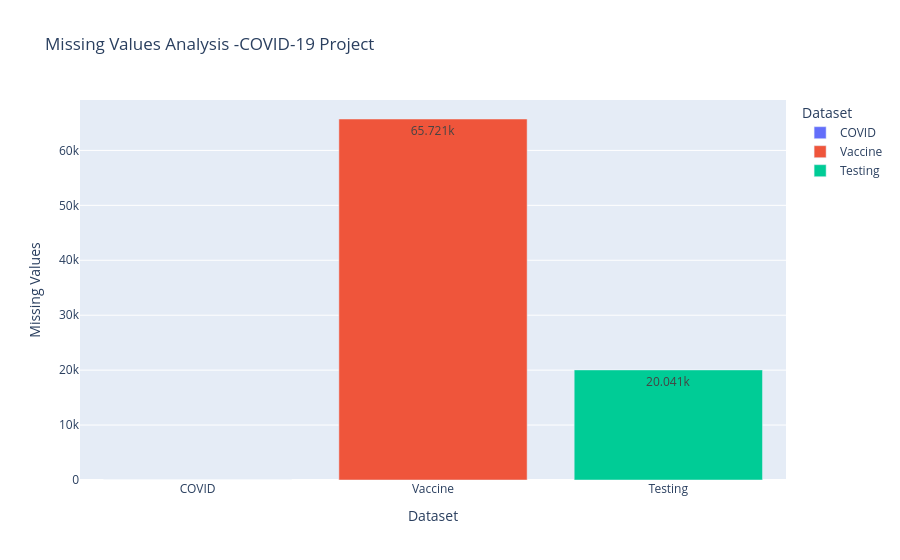

Notebook source saved alongside this figure:
### Code cell
#Missing Values Visualization

missing_data = pd.DataFrame({
    "Dataset": ["COVID", "Vaccine", "Testing"],
    "Missing Values": [
        covid.isnull().sum().sum(),
        vaccine.isnull().sum().sum(),
        testing.isnull().sum().sum()
    ]
})

fig = px.bar(
    missing_data,
    x="Dataset",
    y="Missing Values",
    color="Dataset",
    title="Missing Values Analysis -COVID-19 Project",
    text_auto=True
)

fig.show()

### Figure 1 — Plotly figure (JSON) as saved in the notebook; plotly's stock layout.template omitted (floating-point values rounded to 4 significant figures)
{"data": [{"hovertemplate": "Dataset=%{x}<br>Missing Values=%{y}<extra></extra>", "legendgroup": "COVID", "marker": {"color": "#636efa", "pattern": {"shape": ""}}, "name": "COVID", "orientation": "v", "showlegend": true, "textposition": "auto", "texttemplate": "%{y}", "type": "bar", "x": ["COVID"], "xaxis": "x", "y": [0], "yaxis": "y"}, {"hovertemplate": "Dataset=%{x}<br>Missing Values=%{y}<extra></extra>", "legendgroup": "Vaccine", "marker": {"color": "#EF553B", "pattern": {"shape": ""}}, "name": "Vaccine", "orientation": "v", "showlegend": true, "textposition": "auto", "texttemplate": "%{y}", "type": "bar", "x": ["Vaccine"], "xaxis": "x", "y": [65721], "yaxis": "y"}, {"hovertemplate": "Dataset=%{x}<br>Missing Values=%{y}<extra></extra>", "legendgroup": "Testing", "marker": {"color": "#00cc96", "pattern": {"shape": ""}}, "name": "Testing", "orientation": "v", "showlegend": true, "textposition": "auto", "texttemplate": "%{y}", "type": "bar", "x": ["Testing"], "xaxis": "x", "y": [20041], "yaxis": "y"}], "layout": {"barmode": "relative", "legend": {"title": {"text": "Dataset"}, "tracegroupgap": 0}, "title": {"text": "Missing Values Analysis -COVID-19 Project"}, "xaxis": {"anchor": "y", "categoryarray": ["COVID", "Vaccine", "Testing"], "categoryorder": "array", "domain": [0, 1], "title": {"text": "Dataset"}}, "yaxis": {"anchor": "x", "domain": [0, 1], "title": {"text": "Missing Values"}}}}
